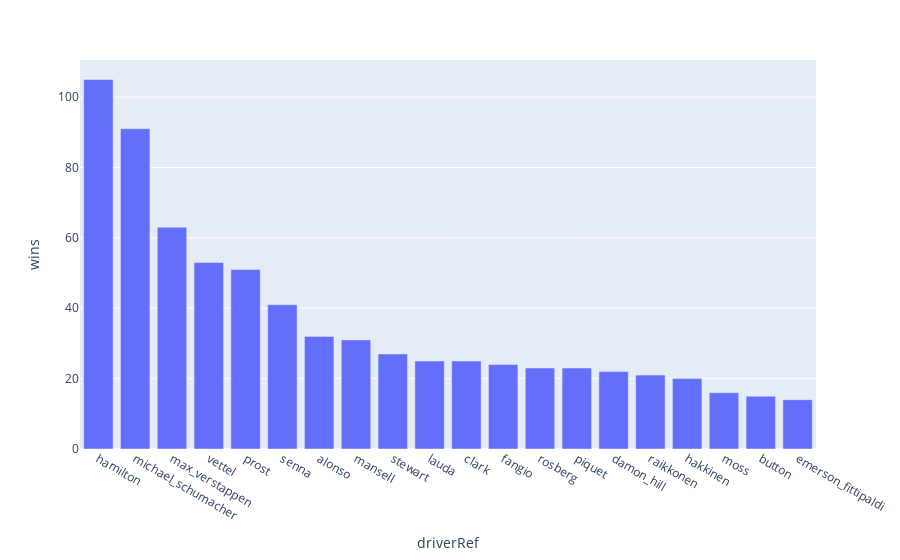

Source (notebook cell):
### Markdown cell above
## Top 20 Drivers by Wins

### Code cell
wins_drivers = merged_data[merged_data['position']==1].groupby('driverRef').size().reset_index(name='wins')
top20_drivers_wins = wins_drivers.sort_values('wins',ascending=False).head(20)
px.bar(top20_drivers_wins,x='driverRef',y='wins')

### Figure 1 — Plotly figure (JSON) as saved in the notebook; plotly's stock layout.template omitted (floating-point values rounded to 4 significant figures)
{"data": [{"hovertemplate": "driverRef=%{x}<br>wins=%{y}<extra></extra>", "legendgroup": "", "marker": {"color": "#636efa", "pattern": {"shape": ""}}, "name": "", "orientation": "v", "showlegend": false, "textposition": "auto", "type": "bar", "x": ["hamilton", "michael_schumacher", "max_verstappen", "vettel", "prost", "senna", "alonso", "mansell", "stewart", "lauda", "clark", "fangio", "rosberg", "piquet", "damon_hill", "raikkonen", "hakkinen", "moss", "button", "emerson_fittipaldi"], "xaxis": "x", "y": [105, 91, 63, 53, 51, 41, 32, 31, 27, 25, 25, 24, 23, 23, 22, 21, 20, 16, 15, 14], "yaxis": "y"}], "layout": {"barmode": "relative", "legend": {"tracegroupgap": 0}, "margin": {"t": 60}, "xaxis": {"anchor": "y", "domain": [0, 1], "title": {"text": "driverRef"}}, "yaxis": {"anchor": "x", "domain": [0, 1], "title": {"text": "wins"}}}}
